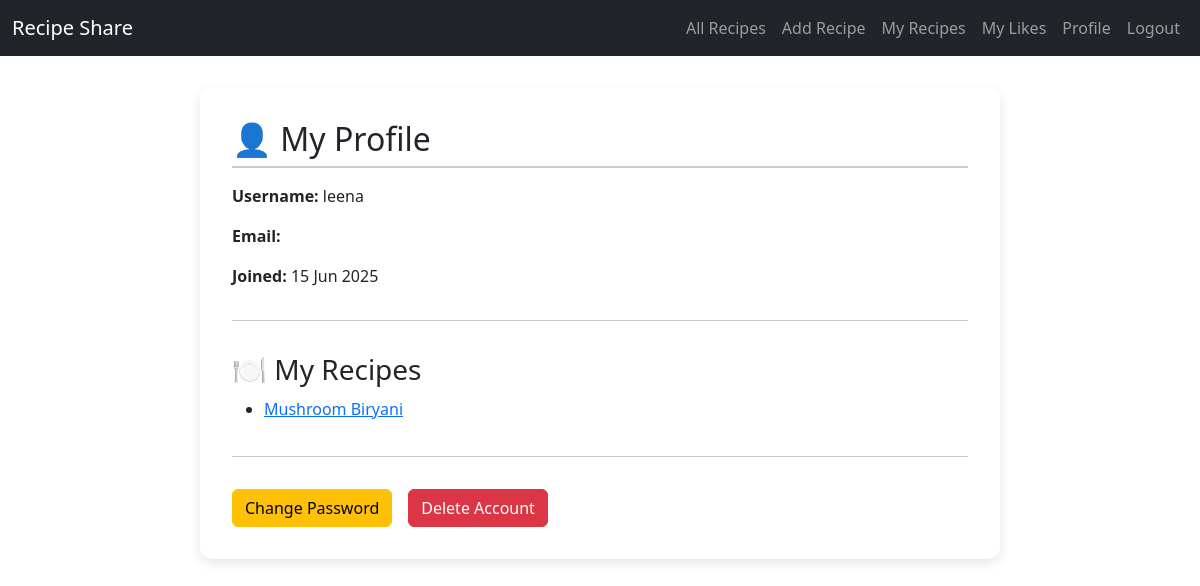
Before: /profile/ (signed in) with the older database file.
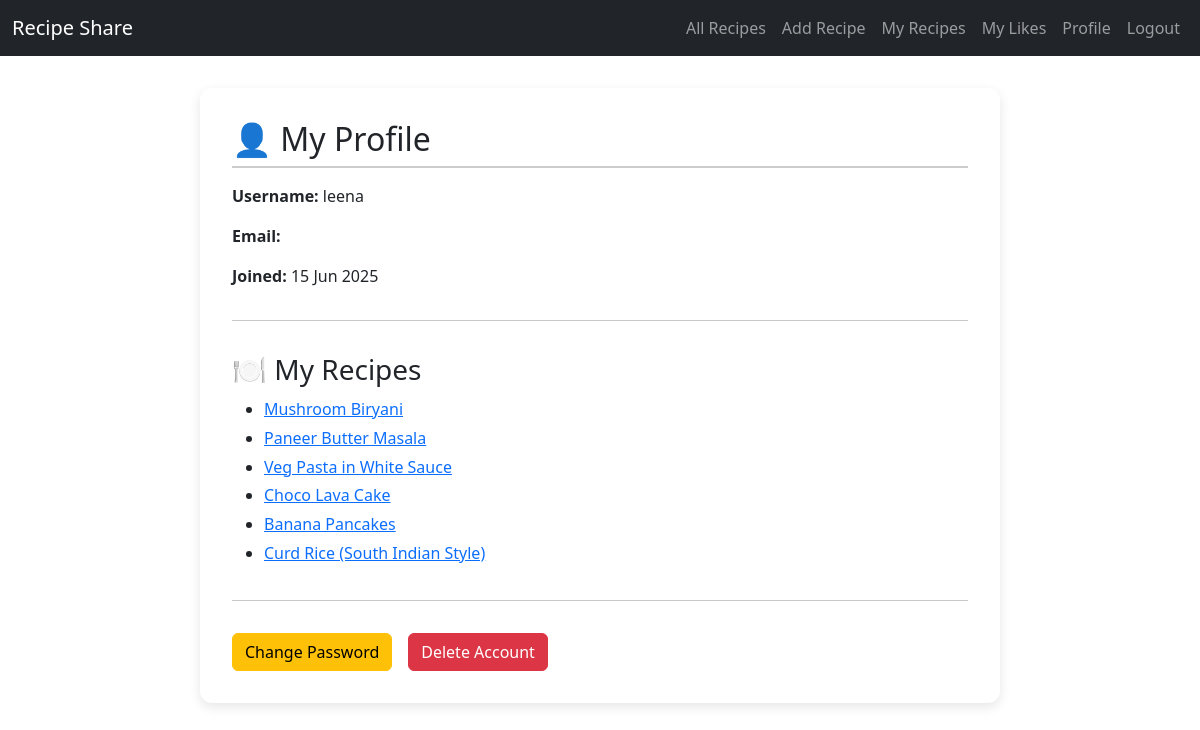
After: the same page with the newer database file.
### recipes/models.py (models this page shows, shortened)
class Recipe(models.Model):
    title = models.CharField(max_length=100)
    description = models.TextField()
    ingredients = models.TextField()
    steps = models.TextField()
    image = CloudinaryField('image', blank=True, null=True)
    likes = models.ManyToManyField(User, related_name='liked_recipes', blank=True)
    user = models.ForeignKey(User, on_delete=models.CASCADE, related_name='recipes', null=True, blank=True)
    author = models.ForeignKey(User, on_delete=models.CASCADE)
    created_at = models.DateTimeField(auto_now_add=True)

### recipes/views.py (the view)
# urls.py: path('profile/', views.profile_view, name='profile'),
@login_required
def profile_view(request):
    recipes = Recipe.objects.filter(author=request.user)
    return render(request, 'recipes/profile.html', {
        'user': request.user,
        'recipes': recipes
    })

### recipes/templates/recipes/profile.html
{% extends 'recipes/base.html' %}
{% block content %}
<div style="max-width: 800px; margin: 2rem auto; padding: 2rem; background-color: #fff; border-radius: 12px; box-shadow: 0 4px 12px rgba(0,0,0,0.1);">
  <h2 style="border-bottom: 2px solid #ccc; padding-bottom: 0.5rem; margin-bottom: 1rem;">👤 My Profile</h2>
  <p><strong>Username:</strong> {{ user.username }}</p>
  <p><strong>Email:</strong> {{ user.email }}</p>
  <p><strong>Joined:</strong> {{ user.date_joined|date:"d M Y" }}</p>
  <hr style="margin: 2rem 0;">
  <h3>🍽️ My Recipes</h3>
  {% if recipes %}
    <ul style="line-height: 1.8;">
      {% for recipe in recipes %}
        <li><a href="{% url 'recipe-detail' recipe.pk %}">{{ recipe.title }}</a></li>
      {% endfor %}
    </ul>
  {% else %}
    <p>You haven't added any recipes yet.</p>
  {% endif %}
  <hr style="margin: 2rem 0;">
  <div style="margin-top: 1rem;">
    <div class="mt-3 d-flex gap-2">
  <a href="{% url 'change_password' %}" class="btn btn-warning me-2"> Change Password</a>
  <a href="{% url 'delete_account' %}" class="btn btn-danger"> Delete Account</a>
</div>
  </div>
</div>
{% endblock %}

### recipes/templates/recipes/base.html (shortened to what this page needs)
<!DOCTYPE html>
<html lang="en">
<head>
    <link href="https://cdn.jsdelivr.net/npm/bootstrap@5.3.0/dist/css/bootstrap.min.css" rel="stylesheet">
</head>
<body>
    {% if request.resolver_match.url_name != 'login' and request.resolver_match.url_name != 'register' %}
    <nav class="navbar navbar-expand-lg navbar-dark bg-dark">
        <div class="container-fluid">
                     <a class="navbar-brand" href="{% url 'home' %}">Recipe Share</a>
            <div class="collapse navbar-collapse" id="navbarNav">
                <ul class="navbar-nav ms-auto">
                    {% if user.is_authenticated %}
                        <li class="nav-item">
                            <a class="nav-link" href="{% url 'recipe-list' %}">All Recipes</a>
                        </li>
                        <li class="nav-item">
                            <a class="nav-link" href="{% url 'recipe-add' %}">Add Recipe</a>
                        </li>
                        <li class="nav-item">
                            <a class="nav-link" href="{% url 'my_recipes' %}">My Recipes</a>
                        </li>
                        <li class="nav-item">
                            <a class="nav-link" href="{% url 'my_likes' %}">My Likes</a>
                        </li>
                        <li class="nav-item">
                            <a class="nav-link" href="{% url 'profile' %}">Profile</a>
                        </li>
                        <li class="nav-item">
                            <a class="nav-link" href="{% url 'logout' %}">Logout</a>
                        </li>
                 {% endif %}
                    {% endif %}
                </ul>
            </div>
        </div>
    </nav>
    <div class="container mt-4">
        {% block content %}{% endblock %}
    </div>
</body>
</html>

Changed rows visible on the page:
added Recipe: title "Paneer Butter Masala"
added Recipe: title "Veg Pasta in White Sauce"
added Recipe: title "Choco Lava Cake"
added Recipe: title "Banana Pancakes"
added Recipe: title "Curd Rice (South Indian Style)"
